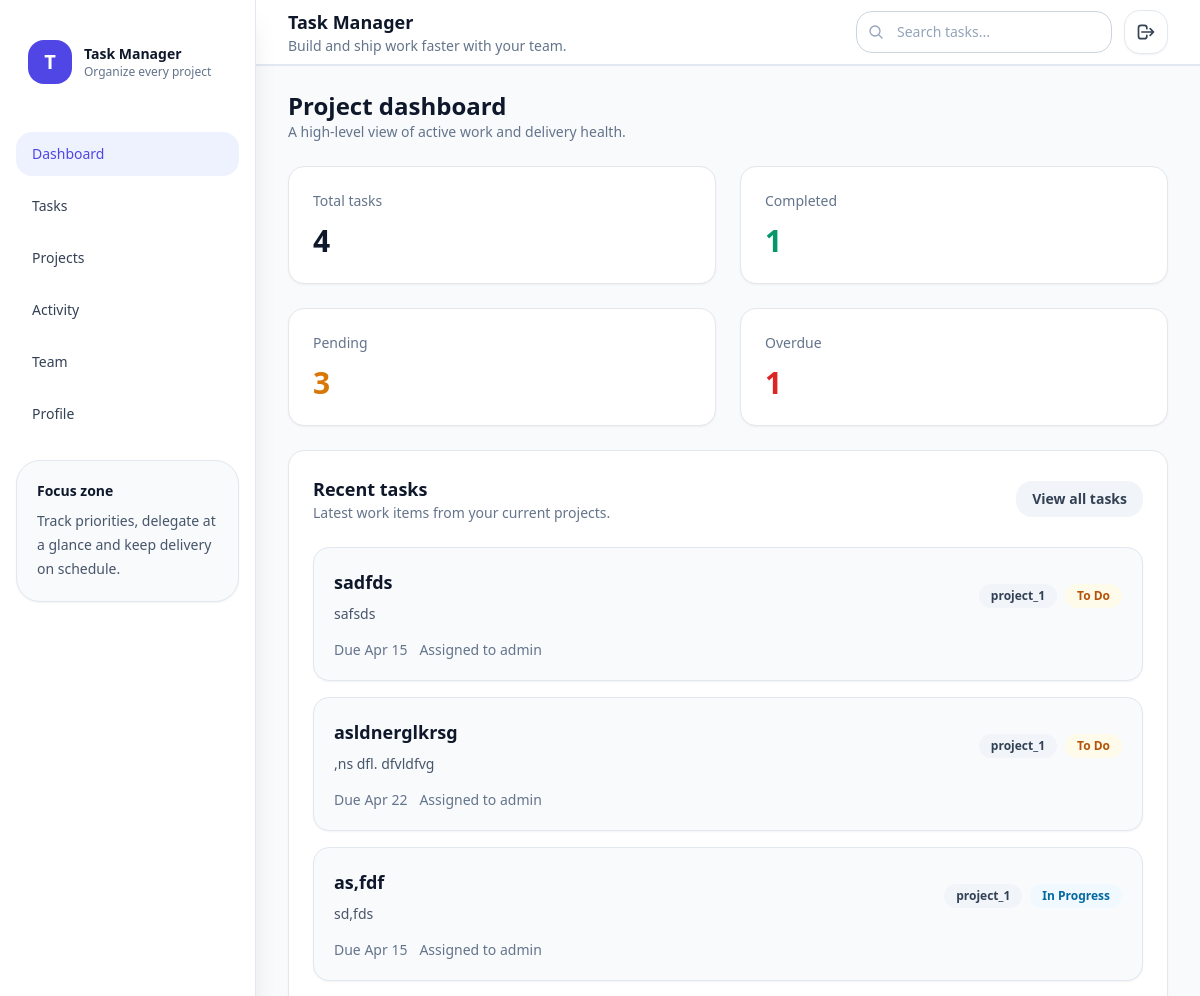
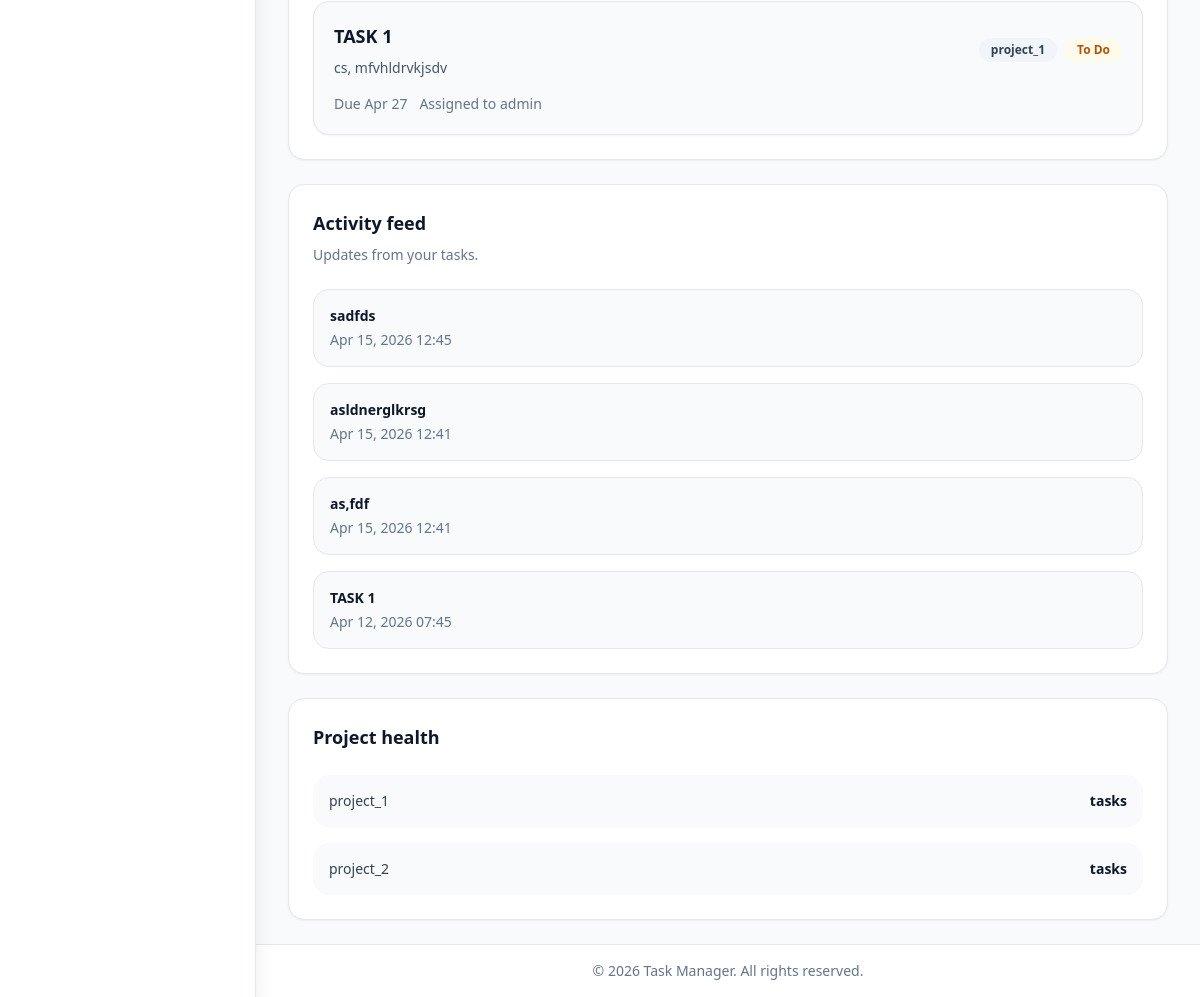
The app's page /dashboard/ (signed in), older data (2 pictures, top to bottom).
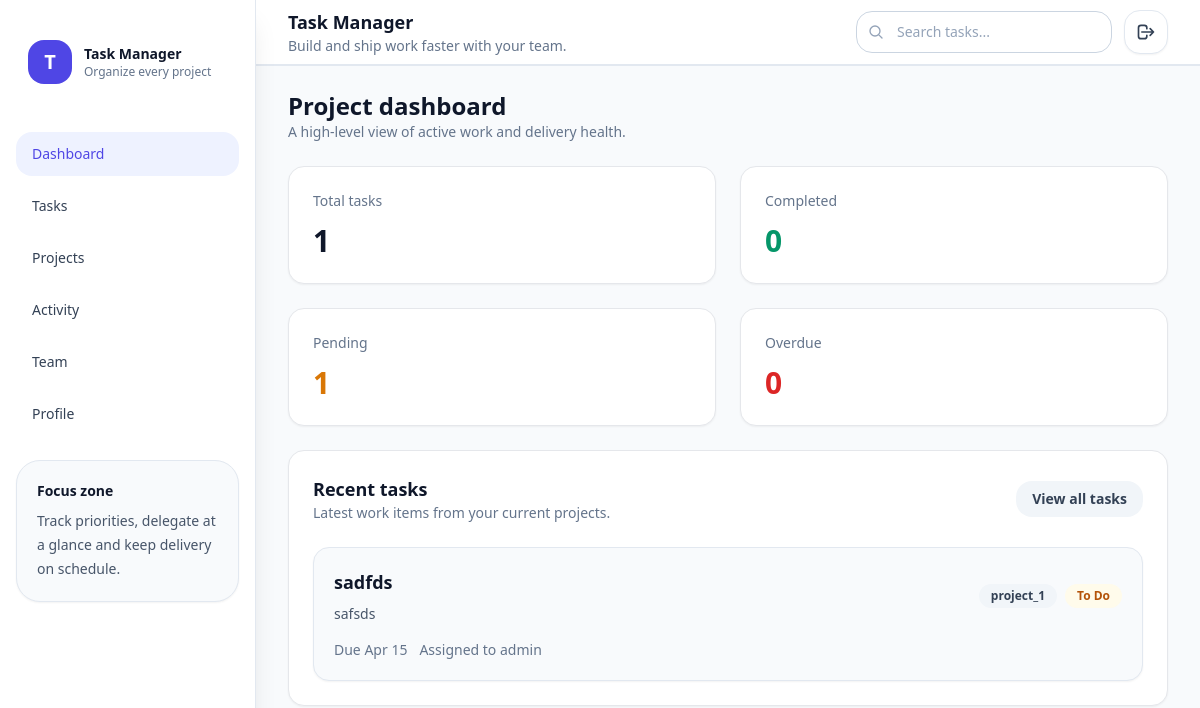
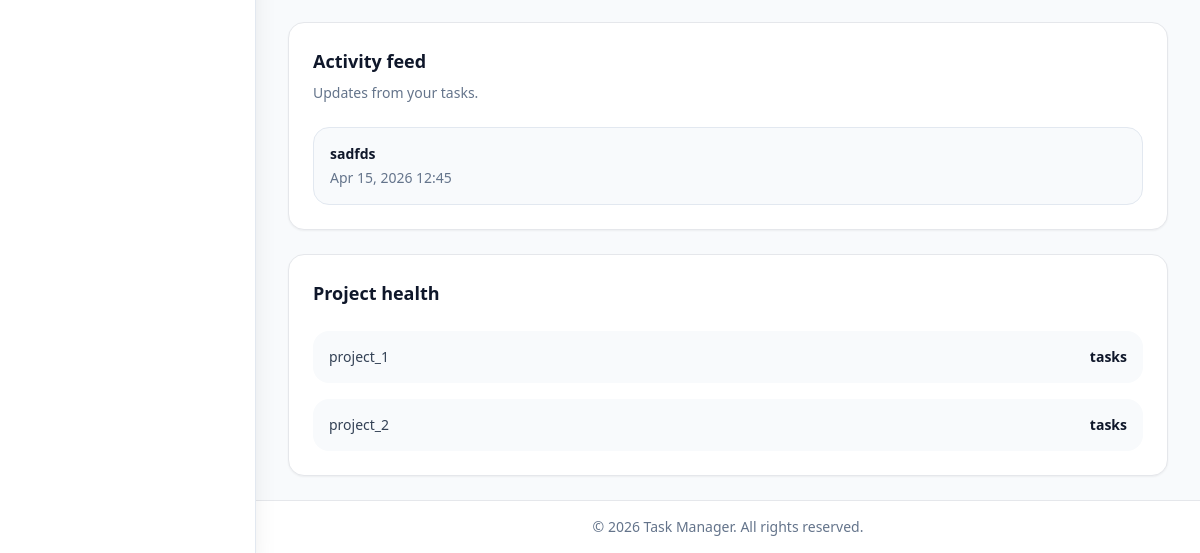
The same page, newer data (2 pictures, top to bottom).
### tasks/models.py (models this page shows, shortened)
class Task(models.Model):
    STATUS_CHOICES = [
        ("todo", "To Do"),
        ("in_progress", "In Progress"),
        ("review", "Review"),
        ("done", "Done"),
    ]
    PRIORITY_CHOICES = [
        ("low", "Low"),
        ("medium", "Medium"),
        ("high", "High"),
        ("urgent", "Urgent"),
    ]
    title = models.CharField(max_length=200)
    description = models.TextField(blank=True)
    project = models.ForeignKey(Project, on_delete=models.CASCADE, related_name="tasks")
    assigned_to = models.ForeignKey(settings.AUTH_USER_MODEL, on_delete=models.SET_NULL, null=True, blank=True, related_name="assigned_tasks")
    created_by = models.ForeignKey(settings.AUTH_USER_MODEL, on_delete=models.SET_NULL, null=True, related_name="created_tasks")
    labels = models.ManyToManyField(Label, blank=True, related_name="tasks")
    status = models.CharField(max_length=20, choices=STATUS_CHOICES, default="todo")
    priority = models.CharField(max_length=20, choices=PRIORITY_CHOICES, default="medium")
    due_date = models.DateField(blank=True, null=True)
    is_completed = models.BooleanField(default=False)
    order = models.PositiveIntegerField(default=0)
    created_at = models.DateTimeField(auto_now_add=True)
    updated_at = models.DateTimeField(auto_now=True)

class Project(models.Model):
    name = models.CharField(max_length=150)
    description = models.TextField(blank=True)
    owner = models.ForeignKey(settings.AUTH_USER_MODEL, on_delete=models.CASCADE, related_name="owned_projects")
    members = models.ManyToManyField(settings.AUTH_USER_MODEL, blank=True, related_name="projects")
    start_date = models.DateField(default=timezone.now)
    due_date = models.DateField(blank=True, null=True)
    is_archived = models.BooleanField(default=False)
    created_at = models.DateTimeField(auto_now_add=True)

### accounts/models.py (models this page shows, shortened)
class User(AbstractUser):
    ROLE_CHOICES = [
        ("admin", "Admin"),
        ("manager", "Manager"),
        ("member", "Member"),
    ]
    role = models.CharField(max_length=20, choices=ROLE_CHOICES, default="member")
    phone = models.CharField(max_length=20, blank=True)
    avatar = models.ImageField(upload_to="avatars/", blank=True, null=True)
    location = models.CharField(max_length=100, blank=True)
    bio = models.TextField(blank=True)

### accounts/views.py (the view)
# urls.py: path('dashboard/',views.dashboard,name='dashboard'),
@login_required
def dashboard(request):
    try:
        user_projects = Project.objects.filter(
            Q(owner=request.user) | Q(members=request.user)
        ).distinct()
        user_tasks = Task.objects.filter(
            Q(project__in=user_projects) |
            Q(assigned_to=request.user) |
            Q(created_by=request.user)
        ).select_related('project', 'assigned_to', 'created_by')
        stats = {
            'total_projects': user_projects.count(),
            'total_tasks': user_tasks.count(),
            'completed_tasks': user_tasks.filter(is_completed=True).count(),
            'in_progress_tasks': user_tasks.filter(status='in_progress').count(),
            'todo_tasks': user_tasks.filter(status='todo').count(),
        }
        context = {
            'stats': stats,
            'user_projects': user_projects,
            'user_tasks': user_tasks[:12],
            'recent_tasks': user_tasks.order_by('-id')[:5]
        }
        return render(request, "dashboard.html", context)
    except Exception as e:
        logger.critical(f"Dashboard error: {e}", exc_info=True)
        messages.error(request, "Unable to load dashboard")
        return redirect('login')

### templates/dashboard.html (shortened to what the changed rows need)
{% extends 'base.html' %}
{% block page_title %}Project dashboard{% endblock %}
{% block content %}
<div class="grid gap-6 xl:grid-cols-[1.5fr_1fr]">
  <section class="space-y-6">
    <div class="grid grid-cols-1 md:grid-cols-2 xl:grid-cols-4 gap-6">
      <div class="rounded-2xl border bg-white p-6 shadow-sm transition hover:shadow-md">
        <p class="text-sm text-slate-500">Total tasks</p>
        <p class="mt-3 text-3xl font-semibold text-slate-900">{{ stats.total_tasks|default:'0' }}</p>
      </div>
      <div class="rounded-2xl border bg-white p-6 shadow-sm transition hover:shadow-md">
        <p class="text-sm text-slate-500">Completed</p>
        <p class="mt-3 text-3xl font-semibold text-emerald-600">{{ stats.completed_tasks|default:'0' }}</p>
      </div>
      <div class="rounded-2xl border bg-white p-6 shadow-sm transition hover:shadow-md">
        <p class="text-sm text-slate-500">Pending</p>
        <p class="mt-3 text-3xl font-semibold text-amber-600">{{ stats.todo_tasks|default:'0' }}</p>
      </div>
      <div class="rounded-2xl border bg-white p-6 shadow-sm transition hover:shadow-md">
        <p class="text-sm text-slate-500">Overdue</p>
        <p class="mt-3 text-3xl font-semibold text-red-600">{{ stats.in_progress_tasks|default:'0' }}</p>
      </div>
    </div>
    <div class="rounded-2xl border bg-white p-6 shadow-sm">
      <div class="flex flex-col gap-4 sm:flex-row sm:items-center sm:justify-between">
        <div>
          <h2 class="text-lg font-semibold text-slate-900">Recent tasks</h2>
        </div>
      </div>
      <div class="mt-6 space-y-4">
        {% for task in recent_tasks %}
        <article class="rounded-2xl border border-slate-200 bg-slate-50 p-5 shadow-sm transition hover:border-indigo-200 hover:bg-white">
          <div class="flex flex-col gap-4 sm:flex-row sm:items-center sm:justify-between">
            <div>
              <h3 class="text-lg font-semibold text-slate-900">{{ task.title }}</h3>
              <p class="mt-2 text-sm text-slate-600">{{ task.description|truncatechars:90|default:'No description added.' }}</p>
            </div>
            <div class="flex flex-wrap items-center gap-2">
              <span class="rounded-full bg-slate-100 px-3 py-1 text-xs font-semibold text-slate-700">{{ task.project.name }}</span>
              <span class="rounded-full px-3 py-1 text-xs font-semibold
                {% if task.status == 'done' %}bg-emerald-50 text-emerald-700
                {% elif task.status == 'todo' %}bg-amber-50 text-amber-700
                {% elif task.status == 'in_progress' %}bg-sky-50 text-sky-700
                {% else %}bg-indigo-50 text-indigo-700{% endif %}">
                {{ task.get_status_display }}
              </span>
            </div>
          </div>
          <div class="mt-4 flex flex-wrap items-center gap-3 text-sm text-slate-500">
            <span>Due {{ task.due_date|date:'M j'|default:'—' }}</span>
            <span>Assigned to {{ task.assigned_to.get_full_name|default:task.assigned_to.username|default:'Unassigned' }}</span>
          </div>
        </article>
        {% empty %}
        <div class="rounded-2xl border border-dashed border-slate-300 bg-slate-50 p-8 text-center text-sm text-slate-500">No recent tasks yet.</div>
        {% endfor %}
      </div>
    </div>
  </section>
  <aside class="space-y-6">
    <div class="rounded-2xl border bg-white p-6 shadow-sm">
      <h2 class="text-lg font-semibold text-slate-900">Activity feed</h2>
      <div class="mt-6 space-y-4">
        {% for item in recent_tasks %}
        <div class="rounded-2xl border border-slate-200 bg-slate-50 p-4">
          <p class="text-sm font-semibold text-slate-900">{{ item.title }}</p>
          <p class="mt-1 text-sm text-slate-500">{{ item.updated_at|date:'M j, Y H:i' }}</p>
        </div>
        {% empty %}
        <p class="text-sm text-slate-500">No activity available.</p>
        {% endfor %}
      </div>
    </div>
    <div class="rounded-2xl border bg-white p-6 shadow-sm">
      <h2 class="text-lg font-semibold text-slate-900">Project health</h2>
      <div class="mt-6 grid gap-4">
        {% for project in user_projects %}
        <div class="rounded-2xl bg-slate-50 p-4">
          <div class="flex items-center justify-between gap-3 text-sm text-slate-700">
            <span>{{ project.name }}</span>
            <span class="font-semibold text-slate-900">{{ project.task_set.count }} tasks</span>
          </div>
        </div>
        {% empty %}
        <p class="text-sm text-slate-500">No project health data found.</p>
        {% endfor %}
      </div>
    </div>
  </aside>
</div>
{% endblock %}

Row changes from the older to the newer data that the page shows:
removed Task: title "asldnerglkrsg", description ",ns dfl. dfvldfvg", project.name "project_1", status "To Do", due_date "Apr 22", assigned_to.get_full_name "admin", updated_at "Apr 15, 2026 12:41"
removed Task: title "as,fdf", description "sd,fds", project.name "project_1", status "In Progress", due_date "Apr 15", assigned_to.get_full_name "admin", updated_at "Apr 15, 2026 12:41"
removed Task: title "TASK 1", description "cs, mfvhldrvkjsdv", project.name "project_1", status "To Do", due_date "Apr 27", assigned_to.get_full_name "admin", updated_at "Apr 12, 2026 07:45"
Text that changed along with them:
{{ stats.total_tasks|default:'0' }}: "4" → "1"
{{ stats.completed_tasks|default:'0' }}: "1" → "0"
{{ stats.todo_tasks|default:'0' }}: "3" → "1"
{{ stats.in_progress_tasks|default:'0' }}: "1" → "0"
